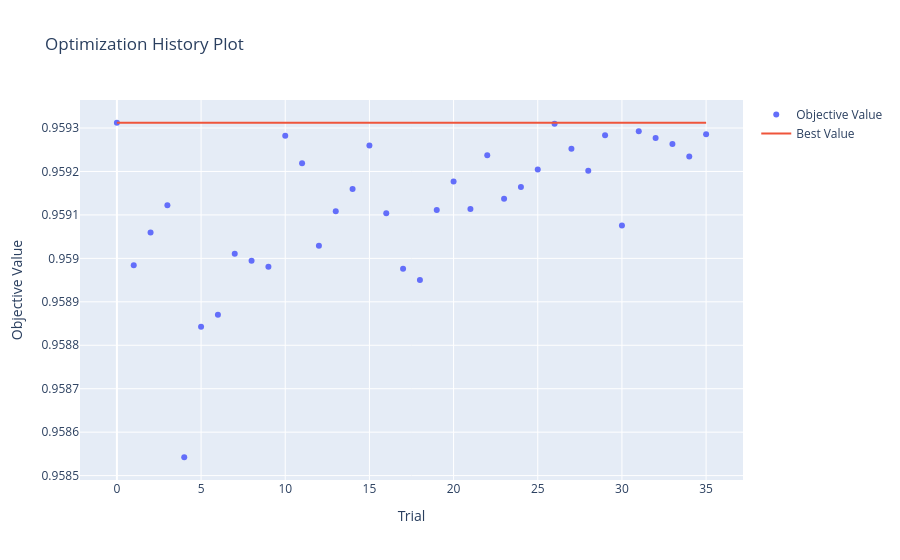

Write notebook code for a chart like this one.
### Code cell
try:
    fig = optuna.visualization.plot_optimization_history(study)
    fig.show()
except Exception as e:
    print(f"Plot optimization history skipped: {e}")

### Figure 1 — Plotly figure (JSON) as saved in the notebook; plotly's stock layout.template omitted (floating-point values rounded to 4 significant figures)
{"data": [{"mode": "markers", "name": "Objective Value", "type": "scatter", "x": [0, 1, 2, 3, 4, 5, 6, 7, 8, 9, 10, 11, 12, 13, 14, 15, 16, 17, 18, 19, 20, 21, 22, 23, 24, 25, 26, 27, 28, 29, 30, 31, 32, 33, 34, 35], "y": [0.9593, 0.959, 0.9591, 0.9591, 0.9585, 0.9588, 0.9589, 0.959, 0.959, 0.959, 0.9593, 0.9592, 0.959, 0.9591, 0.9592, 0.9593, 0.9591, 0.959, 0.959, 0.9591, 0.9592, 0.9591, 0.9592, 0.9591, 0.9592, 0.9592, 0.9593, 0.9593, 0.9592, 0.9593, 0.9591, 0.9593, 0.9593, 0.9593, 0.9592, 0.9593]}, {"mode": "lines", "name": "Best Value", "type": "scatter", "x": [0, 1, 2, 3, 4, 5, 6, 7, 8, 9, 10, 11, 12, 13, 14, 15, 16, 17, 18, 19, 20, 21, 22, 23, 24, 25, 26, 27, 28, 29, 30, 31, 32, 33, 34, 35], "y": [0.9593, 0.9593, 0.9593, 0.9593, 0.9593, 0.9593, 0.9593, 0.9593, 0.9593, 0.9593, 0.9593, 0.9593, 0.9593, 0.9593, 0.9593, 0.9593, 0.9593, 0.9593, 0.9593, 0.9593, 0.9593, 0.9593, 0.9593, 0.9593, 0.9593, 0.9593, 0.9593, 0.9593, 0.9593, 0.9593, 0.9593, 0.9593, 0.9593, 0.9593, 0.9593, 0.9593]}, {"marker": {"color": "#cccccc"}, "mode": "markers", "name": "Infeasible Trial", "showlegend": false, "type": "scatter", "x": [], "y": []}], "layout": {"title": {"text": "Optimization History Plot"}, "xaxis": {"title": {"text": "Trial"}}, "yaxis": {"title": {"text": "Objective Value"}}}}
